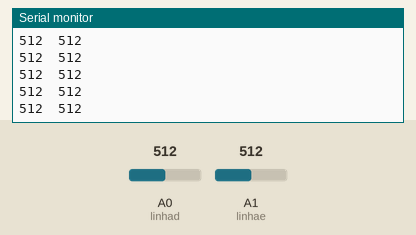
The sketch below on a simulated Arduino Uno, built with avr-gcc and run on an emulated ATmega328P. Shown: the last lines printed to the serial monitor. The test bench sets the inputs (shaded band); at power-on: A0 (linhad) = 512, A1 (linhae) = 512.

Above: at 1.2 s.
1.3 s: A0 (linhad) set to 986
At 2.0 s:
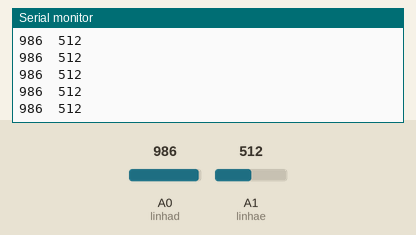
2.8 s: A0 (linhad) set to 1012
At 3.9 s:
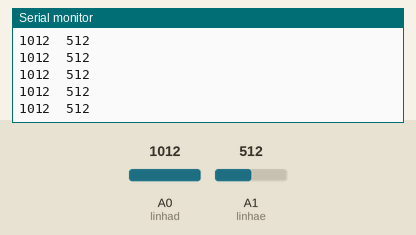
Timing chart, 0 to 5.8 s (numbered marks = the images above; inputs shaded):
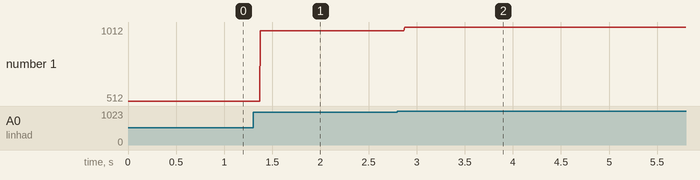

Measured:
- after the input at 1.3 s, the serial monitor: prints a new line after 0.08 s (image 1)
- after the input at 2.8 s, the serial monitor: prints a new line after 0.07 s (image 2)
- plotted number 1: 512 → 986 after the input at 1.3 s, 986 → 1012 after the input at 2.8 s

The sketch:

testelinhassumo.ino
```cpp
#include <SparkFun_TB6612.h>
#include <Wire.h>
#include <VL53L0X.h>

int linhad = 0;
int linhae = 1;

int vald = 0;           // variable to store the value read
int vale = 0;

void setup(){

  Serial.begin(9600);

}

void loop(){
  vald = analogRead(linhad);    // read the input pin
  vale = analogRead(linhae);

Serial.print(vald);
Serial.print("\t");
Serial.println(vale);


}
```
